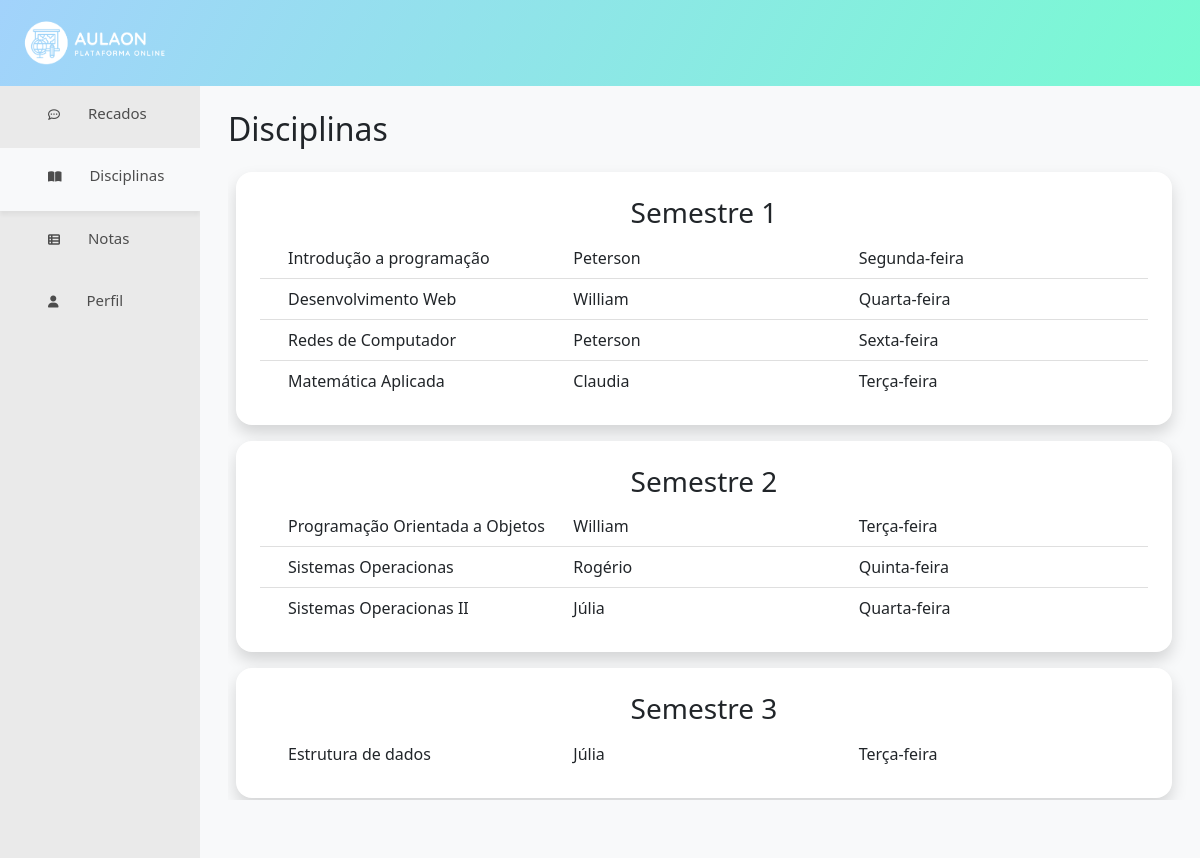
Page /disciplinas (signed in) on the committed database.
### flask_app.py (models this page shows)
class Disciplina(db.Model):
    id = db.Column(db.Integer, primary_key=True)
    nome = db.Column(db.String(255))
    professor = db.Column(db.String(255))
    dia_aula = db.Column(db.Integer)
    semestre = db.Column(db.Integer)
    n_aulas = db.Column(db.Integer)
    presencas = db.relationship('Presenca', backref="disciplina", lazy=True)
    notas = db.relationship('Nota', backref="disciplina", lazy=True)

### flask_app.py (the view)
@app.route("/disciplinas", methods=["GET", "POST"])
def disciplinas():
    if not current_user.is_authenticated:
        return redirect(url_for('login'))
    curso = Curso.query.filter_by(id=current_user.id_curso).first()
    print(curso.disciplinas)
    disciplinas = curso.disciplinas
    disciplinas.sort(key=sort_disciplina)
    final = disciplinas[-1].semestre
    semana = ["Domingo", "Segunda-feira", "Terça-feira", "Quarta-feira", "Quinta-feira", "Sexta-feira", "Sábado"]
    print(disciplinas)
    return render_template("disciplinaspage.html", disciplinas=curso.disciplinas, semestre_final=final, semana=semana)

### flask_app.py (called while the page is built)
def sort_disciplina(item):
    print(item.semestre)
    return item.semestre

@login_manager.user_loader
def load_user(user_email):
    return Aluno.query.filter_by(email=user_email).first()

### templates/disciplinaspage.html (shortened to what this page needs)
<!DOCTYPE html>
<html lang="pt-br">
<head>
    <link href="https://cdn.jsdelivr.net/npm/bootstrap@5.0.2/dist/css/bootstrap.min.css" rel="stylesheet">
    <link rel="stylesheet" type="text/css" href="{{ url_for('static', filename='style.css') }}" media="screen" />
</head>
<body class="vh-100">
<div class="bg-degrade p-3 d-flex flex-row" style="height: 10%;">
    <img src="{{ url_for('static', filename='_img/logo_white2.png') }}" height=55>
</div>
<div class="row m-0"  style="height: 90%;">
    <div class="col-2 bg-light-2 p-0">
        <div class="drawer-item">
            <a class="drawer-item-text" href="{{ url_for('main') }}">
                <div class="pt-3 pb-2">
                <p class="ms-5"><i class="me-4 fa-regular fa-comment-dots"></i> Recados</p>
                </div>
            </a>
        </div>
        <div class="drawer-item selected-item">
            <a class="drawer-item-text">
                <div class="pt-3 pb-2">
                <p class="ms-5"><i class="me-4 fa-solid fa-book-open"></i> Disciplinas </p>
                </div>
            </a>
        </div>
        <div class="drawer-item">
            <a class="drawer-item-text" href="{{ url_for('notas') }}">
                <div class="pt-3 pb-2">
                <p class="ms-5"><i class="me-4 fa-solid fa-table-list"></i> Notas </p>
                </div>
            </a>
        </div>
        <div class="drawer-item">
            <a class="drawer-item-text" href="{{ url_for('perfil') }}">
                <div class="pt-3 pb-2">
                <p class="ms-5"><i class="me-4 fa-solid fa-user"></i> Perfil </p>
                </div>
            </a>
        </div>
    </div>
    <div class="col bg-light">
        <div class="ms-3 mt-4">
            <h2> Disciplinas </h2>
            <div class="mt-2 pe-2 recados-content">
                <div class=" row g-3 p-3">
                    {% for n_semestre in range(semestre_final) %}
                    <div class="rounded-5 bg-body p-4 shadow text-center">
                        <h3>Semestre {{ n_semestre+1}}</h3>
                        <ul class="list-group list-group-flush text-start">
                            {% for materia in disciplinas %}
                            {% if materia.semestre == n_semestre+1 %}
                            <li class="list-group-item">
                                <div class="row m-0">
                                    <div class="col"><p class="m-0">{{ materia.nome }}</p></div>
                                    <div class="col"><p class="m-0">{{ materia.professor }}</p></div>
                                    <div class="col"><p class="m-0">{{ semana[materia.dia_aula-1] }}</p></div>
                                </div>
                            </li>
                            {% endif %}
                            {% endfor %}
                        </ul>
                    </div>
                    {% endfor %}
                </div>
            </div>
    </div>
</div>
</body>
</html>

### static/style.css (style rules this page uses)
.bg-degrade { background: linear-gradient(117.69deg, rgba(3, 101, 154, 0.35) -8.94%, rgba(0, 117, 255, 0.35) -8.93%, rgba(18, 255, 170, 0.59) 110.7%); }
.bg-light-2 { background-color: #EAEAEA; }
.rounded-5 { border-radius: 1rem; }
.selected-item { background-color: #f8f9fa; box-shadow: 0px 4px 4px rgba(0, 0, 0, 0.05); }
.drawer-item { transition: 0.2s; }
.drawer-item a { color: #4d4d4d; }
.drawer-item-text { text-decoration: none; font-style: normal; font-weight: 400; font-size: 1.25vw; }
.drawer-item-text i { font-size: 1vw; }
.recados-content { height: 75vh; overflow-y: scroll; }

### rows in the picture
Disciplina: nome "Introdução a programação", professor "Peterson", dia_aula "Segunda-feira"
Disciplina: nome "Desenvolvimento Web", professor "William", dia_aula "Quarta-feira"
Disciplina: nome "Redes de Computador", professor "Peterson", dia_aula "Sexta-feira"
Disciplina: nome "Matemática Aplicada", professor "Claudia", dia_aula "Terça-feira"
Disciplina: nome "Programação Orientada a Objetos", professor "William", dia_aula "Terça-feira"
Disciplina: nome "Sistemas Operacionas", professor "Rogério", dia_aula "Quinta-feira"
Disciplina: nome "Sistemas Operacionas II", professor "Júlia", dia_aula "Quarta-feira"
Disciplina: nome "Estrutura de dados", professor "Júlia", dia_aula "Terça-feira"

### other values in the picture
{{ n_semestre+1 }} "1" "2" "3"
